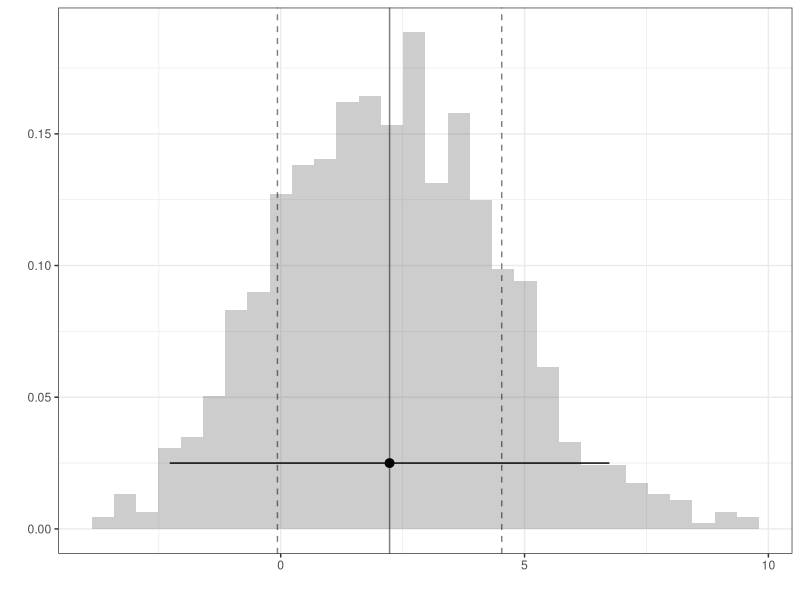
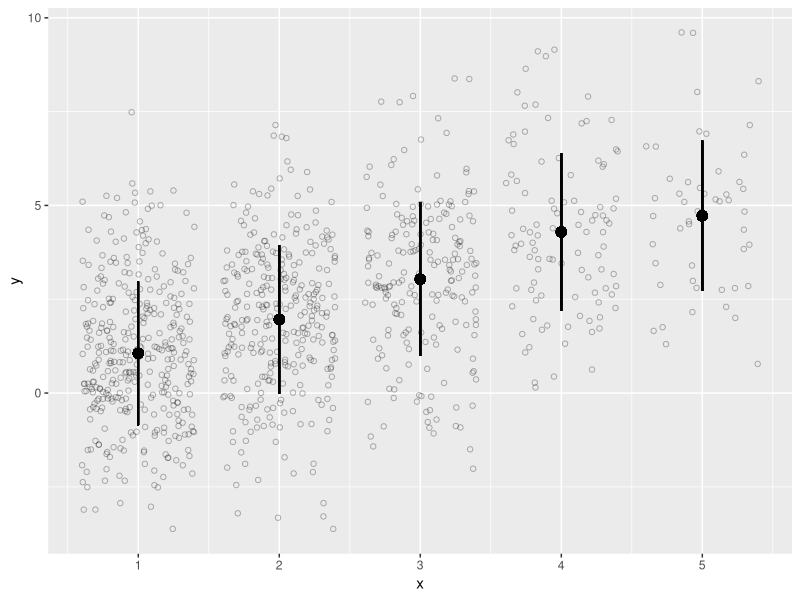
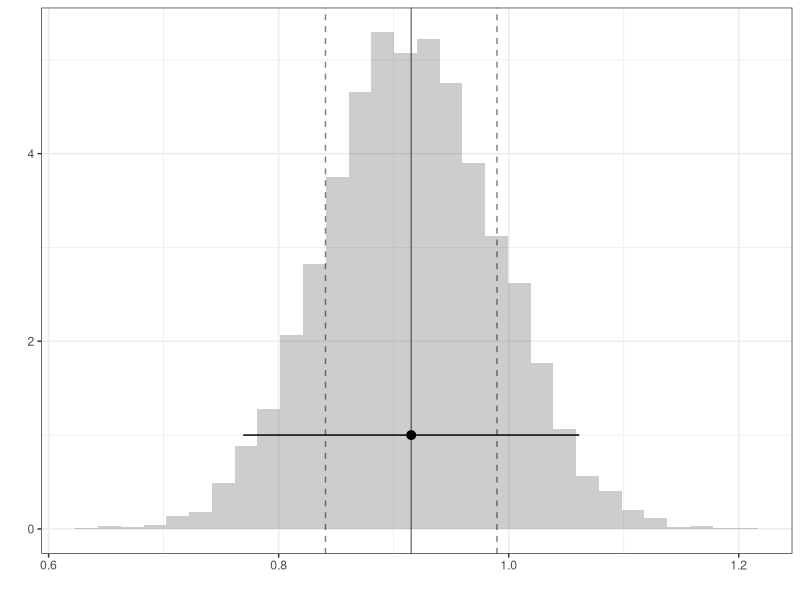
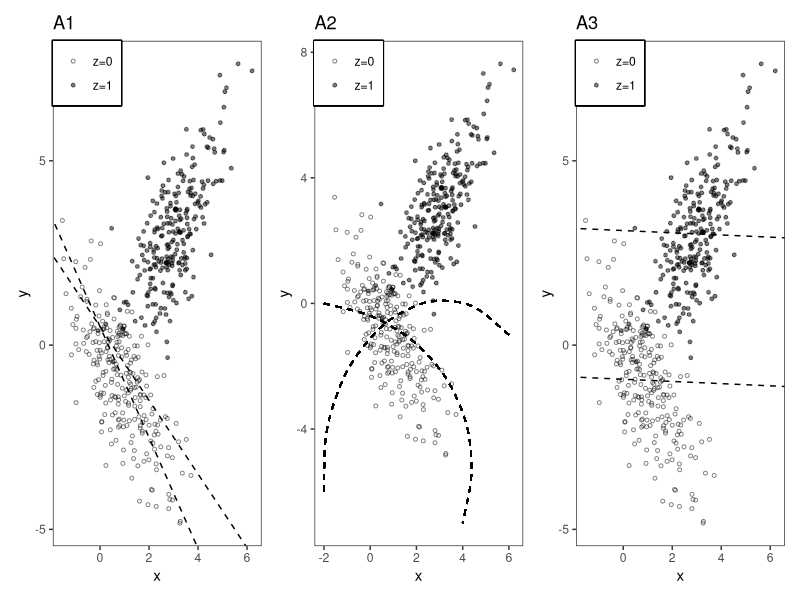
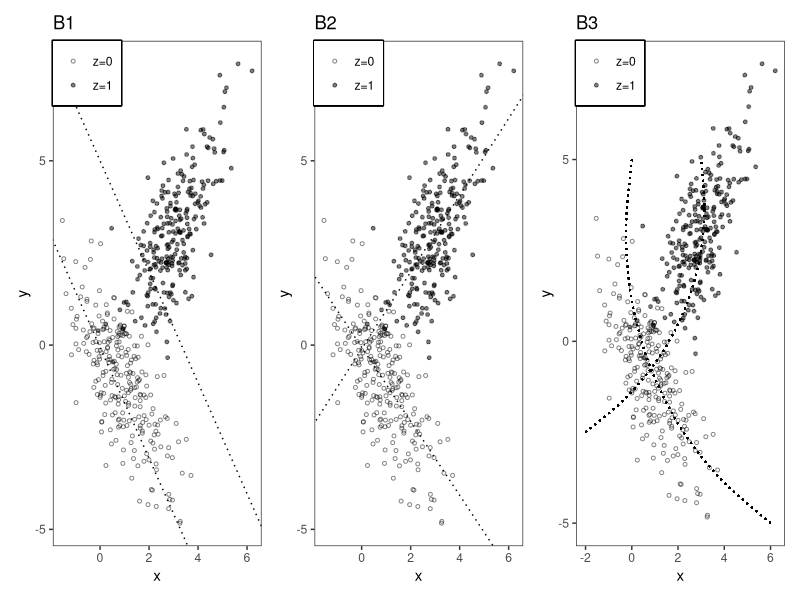
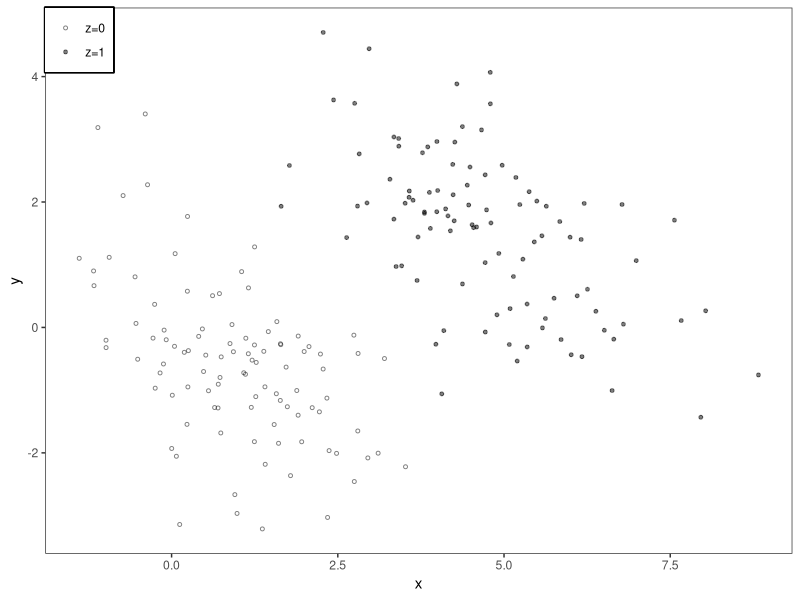
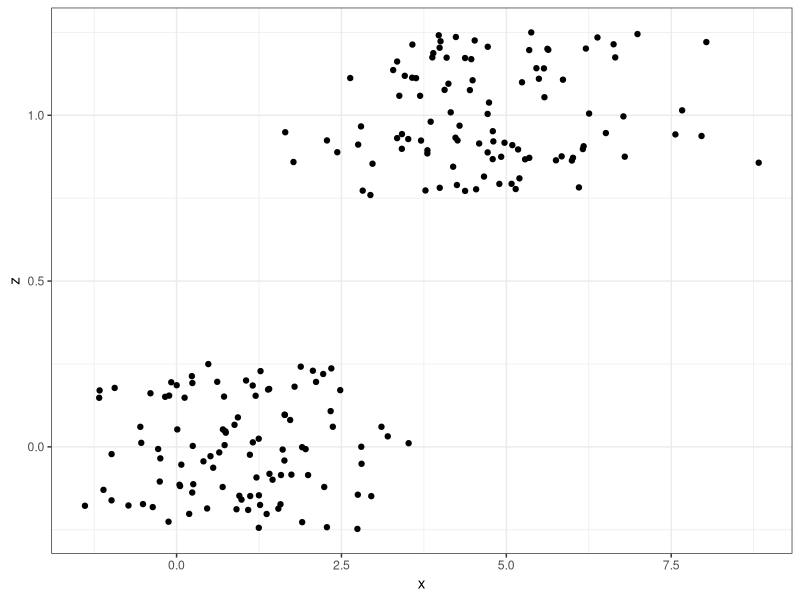

These figures' R source, in order:
## ---- chunk 1
#| echo: false
#| warning: false
library(ggplot2)
library(tidyverse)
library(patchwork)
## ---- chunk 2
#| echo: false
set.seed(123)
n = 1000
Y= rep(NA,n)
X = c(rep(1,350), rep(2,300),rep(3,200),rep(4,100),rep(5,50))
for(i in 1:n){
  Y[i] = X[i] + rnorm(1,0,2) 
}
df<- data.frame(x=X,y=Y)

## ---- chunk 3
#| echo: true
B=10000
theta<- rep(NA,B)
for( b in 1:B ){
bootind = sample(1:n,size=n,replace=T)
dfboot = df[bootind,]
theta[b] = (1/4)*(mean(dfboot$y[dfboot$x==5]) - mean(dfboot$y[dfboot$x==1]))
}
## ---- chunk 4
#| out-height: 3.5in
#| fig-ncol: 2
#| fig-subcap:
#|  -  Histogram of the vector Y's elements
#|  -  Jittered Scatterplot of X and Y
ggplot() + geom_histogram(aes(x=Y,     y=after_stat(density)), alpha=.3) + 
           geom_vline(aes(xintercept=mean(Y)), alpha=.5) + 
           geom_vline(aes(xintercept=mean(Y)+c(-1,1)*sd(Y)), linetype='dashed', alpha=.5) + 
           geom_pointrange(aes(x=mean(Y), xmin=mean(Y)-1.96*sd(Y), xmax=mean(Y)+1.96*sd(Y), y=.025)) + theme_bw() + xlab('') + ylab('')

ggplot(df, aes(x=x, y=y)) +geom_jitter(shape=1,alpha=.3) + geom_point(x=1,y=mean(df$y[df$x==1]),size=3) + geom_point(x=2,y=mean(df$y[df$x==2]),size=3) + geom_point(x=3,y=mean(df$y[df$x==3]),size=3)+ geom_point(x=4,y=mean(df$y[df$x==4]),size=3) + geom_point(x=5,y=mean(df$y[df$x==5]),size=3) + geom_segment(aes(x=1,y=mean(y[x==1])-sd(y[x==1]), xend=1, yend=mean(y[x==1])+sd(y[x==1]))) + geom_segment(aes(x=2,y=mean(y[x==2])-sd(y[x==2]), xend=2, yend=mean(y[x==2])+sd(y[x==2]))) + geom_segment(aes(x=3,y=mean(y[x==3])-sd(y[x==3]), xend=3, yend=mean(y[x==3])+sd(y[x==3]))) + geom_segment(aes(x=4,y=mean(y[x==4])-sd(y[x==4]), xend=4, yend=mean(y[x==4])+sd(y[x==4]))) + geom_segment(aes(x=5,y=mean(y[x==5])-sd(y[x==5]), xend=5, yend=mean(y[x==5])+sd(y[x==5]))) 
  

## ---- chunk 5
#| out-height: 3.5in
#| fig-ncol: 2
#| fig-subcap:
#|  -  Histogram of the theta's elements
ggplot() + geom_histogram(aes(x=theta, y=after_stat(density)), alpha=.3) + 
           geom_vline(aes(xintercept=mean(theta)), alpha=.5) + 
           geom_vline(aes(xintercept=mean(theta)+c(-1,1)*sd(theta)), linetype='dashed', alpha=.5) + 
           geom_pointrange(aes(x=mean(theta), xmin=mean(theta)-1.96*sd(theta), xmax=mean(theta)+1.96*sd(theta), y=1)) + theme_bw() + xlab('') + ylab('')

## ---- chunk 6
#| echo: false
#| warning: false
n <- 500
zz <- c(rep(0,n/2),rep(1,n/2))
set.seed(220220)
xx <-  1 + 2*zz + rnorm(n,mean=0,sd = 1)
yy <- 2*zz*xx - xx + rnorm(n)


modAct1 <- lm(yy ~ xx)
modAct2 <- lm(yy ~ xx + zz)


df <- data.frame(xx,yy,zz)

p <- ggplot(data = df, aes(x = xx, y = yy)) +
  geom_point(aes(shape = factor(zz)),size = 1,alpha=.5) +
  scale_shape_manual(values = c(1,19), label = c("z=0","z=1")) +
  xlab("x") +
  ylab("y") +
  theme_bw() +
  theme(panel.grid = element_blank(),
        legend.box.just = "left",
        legend.justification = c("left","top"),
        legend.position = c(0,1),
        legend.margin = margin(6,6,6,6),
        legend.title = element_blank(),
        legend.box.background = element_rect(color="black",size=1))

coef1 <- modAct1$coefficients
coef2 <- modAct2$coefficients
mod3 <- lm(yy ~ xx+zz+xx*zz, data = df)
coef3 <- coef(mod3)
# simple regression line y ~ x --------


## ---- chunk 7
#| echo: false
#ggplot(data = df, aes(x = xx, y = yy)) +
#  geom_point(size = 1,alpha=.5) +
#  xlab("x") +
#  ylab("y") +
#  theme_bw() + geom_abline(intercept = coef1[1], slope = coef1[2]) + ggtitle("A3")
## ---- chunk 8
#| echo: false
# multiple additive regression y ~ x + z
addA <- p + geom_abline(intercept = coef2[1], slope = coef2[2], linetype = 'dashed') +
  geom_abline(intercept = coef2[1] + coef2[3], slope = coef2[2], linetype = 'dashed') +
  ggtitle("A3")

addB <- p + geom_abline(intercept = 0.5, slope = coef3[2]*1.5,
                linetype = 'dashed')+ geom_abline(intercept = 0.5, slope = -1,
                linetype = 'dashed') + ggtitle("A1")

addC <- p + geom_curve(aes(x = -2,xend=6,y=-6,yend=-1),
               curvature = -0.8,
               angle = 70,
               linetype = 'dashed') +
  geom_curve(aes(x=-2,y=0,xend=4,yend=-7),
             curvature = -0.5,
             linetype = 'dashed') +
  ggtitle("A2")

#pdf(file="Q1partBplot.pdf",width=10,height=4)
 addB + addC + addA
#dev.off()
## ---- chunk 9
#| echo: false
# interactive model

intC2 <- p + geom_abline(intercept = coef3[1], slope = coef3[2],
                linetype = 'dotted') +
  geom_abline(intercept = coef3[1] + coef3[3],
              slope = coef3[2] + coef3[4],
              linetype = 'dotted') +
  ggtitle("B2")


intC1 <- p + geom_abline(intercept = coef3[1], slope = coef3[2]*1.5,
                linetype = 'dotted') +
  geom_abline(intercept = 5,
              slope = coef3[2]*1.5,
              linetype = 'dotted') +
  ggtitle("B1")

intC3 <- p + geom_curve(aes(x = -2,y = -2.5,xend=3,yend=5),
               curvature = 0.3,
               #angle = 30,
               linetype = 'dotted') +
  geom_curve(aes(x=0,y=5,xend=6,yend=-5),
             curvature = 0.3,
             angle=95,
             linetype = 'dotted') +
  ggtitle("B3")

#pdf(file="Q1partCplot.pdf",width=10,height=4)
intC1 + intC2 + intC3
#dev.off()
## ---- chunk 10
#| echo: false

p3n <- 200
z <- c(rep(0,p3n/2),rep(1,p3n/2))
set.seed(220220)
x <-   z + rnorm(p3n,mean=1,sd=1) + z*rnorm(p3n,mean=3,sd = 1)
y <- (-0.5)*x + (4)*z + rnorm(p3n)


dfp3 <- data.frame(y,x,z)

q1 <- ggplot(data = dfp3, aes(x = x, y = y)) +
  geom_point(aes(shape = factor(z)),size = 1,alpha=.5) +
  scale_shape_manual(values = c(1,19), label = c("z=0","z=1")) +
  xlab("x") +
  ylab("y") +
  theme_bw() +
  theme(panel.grid = element_blank(),
        legend.box.just = "left",
        legend.justification = c("left","top"),
        legend.position = c(0,1),
        legend.margin = margin(6,6,6,6),
        legend.title = element_blank(),
        legend.box.background = element_rect(color="black",size=1))

q2<- ggplot(data = dfp3, aes(x = x, y = z)) +
  geom_jitter(height=.25) +  xlab("x") +
  ylab("z") +
  theme_bw()



modone<- lm(y~x+z,data=dfp3)
modtwo<- lm(z ~ x, data=dfp3)

## ---- chunk 11
#| out-height: 3.5in
#| fig-ncol: 2
#| fig-subcap:
#|  -  Scatterplot 1
#|  -  Scatterplot 2 (jittered)
q1
q2

## ---- chunk 12
summary(modone)
## ---- chunk 13
summary(modtwo)
